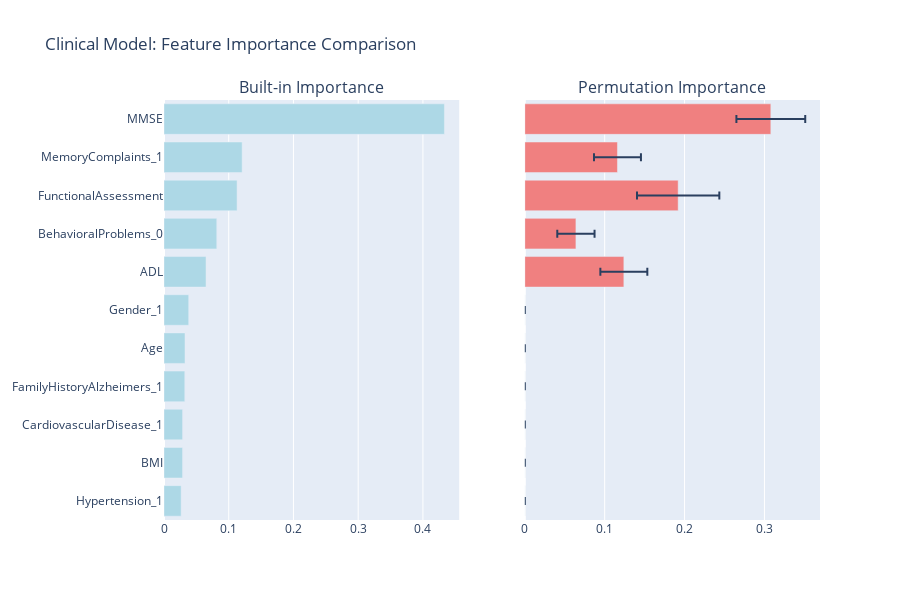

Notebook cell for this chart:
### Markdown cell above
## 7. Visualize Feature Contributions

Let's create comprehensive visualizations including waterfall plots, summary plots, and partial dependence plots to show how features influence predictions.

### Code cell
# Comprehensive Feature Contribution Visualizations
print("Creating comprehensive feature contribution visualizations...")

# 1. Interactive Feature Importance Comparison using Plotly
print("\n1. Interactive Feature Importance Dashboard")

if hasattr(clinical_xgb, 'feature_importances_'):
    # Prepare data for interactive visualization
    top_n = 15
    top_builtin = clinical_importance_df.head(top_n)
    top_perm = clinical_perm_df.head(top_n)
    
    # Create interactive comparison plot
    fig = make_subplots(
        rows=1, cols=2,
        subplot_titles=('Built-in Importance', 'Permutation Importance'),
        shared_yaxes=True
    )
    
    # Built-in importance
    fig.add_trace(
        go.Bar(x=top_builtin['importance'], y=top_builtin['feature'],
               orientation='h', name='Built-in', marker_color='lightblue'),
        row=1, col=1
    )
    
    # Permutation importance
    fig.add_trace(
        go.Bar(x=top_perm['importance_mean'], y=top_perm['feature'],
               orientation='h', name='Permutation', marker_color='lightcoral',
               error_x=dict(type='data', array=top_perm['importance_std'])),
        row=1, col=2
    )
    
    fig.update_layout(
        title='Clinical Model: Feature Importance Comparison',
        height=600,
        showlegend=False
    )
    fig.update_yaxes(autorange="reversed")
    fig.show()

# 2. Partial Dependence Plots for Top Features
print("\n2. Partial Dependence Plots")

# Get top 4 most important features
if hasattr(clinical_xgb, 'feature_importances_'):
    top_4_features = clinical_importance_df.head(4)['feature'].tolist()
    
    # Get feature indices
    feature_indices = [clinical_features.index(f) for f in top_4_features if f in clinical_features]
    
    if feature_indices:
        try:
            # Create partial dependence plots
            fig, axes = plt.subplots(2, 2, figsize=(15, 12))
            axes = axes.ravel()
            
            for i, feature_idx in enumerate(feature_indices[:4]):
                PartialDependenceDisplay.from_estimator(
                    clinical_model, X_clinical_sample, [feature_idx],
                    feature_names=clinical_features,
                    ax=axes[i]
                )
                axes[i].set_title(f'Partial Dependence: {clinical_features[feature_idx]}')
            
            plt.tight_layout()
            plt.suptitle('Partial Dependence Plots - Top Clinical Features', y=1.02)
            plt.show()
        except Exception as e:
            print(f"Could not create partial dependence plots: {e}")

# 3. SHAP Force Plot for Multiple Samples
print("\n3. SHAP Force Plots for Multiple Samples")

if isinstance(clinical_shap_values, list):
    # For multiclass, show force plots for different classes
    for class_idx in range(min(2, len(clinical_shap_values))):  # Show first 2 classes
        print(f"\nForce plot for Class {class_idx}:")
        
        # Create force plot for first few samples
        try:
            shap.force_plot(
                clinical_explainer.expected_value[class_idx],
                clinical_shap_values[class_idx][:5],  # First 5 samples
                X_sample_clinical.iloc[:5],
                feature_names=clinical_features,
                show=False,
                matplotlib=True
            )
            plt.title(f'SHAP Force Plot - Class {class_idx} (First 5 Samples)')
            plt.tight_layout()
            plt.show()
        except Exception as e:
            print(f"Could not create force plot for class {class_idx}: {e}")

# 4. Feature Correlation Heatmap with Importance
print("\n4. Feature Correlation Analysis")

# Calculate correlation matrix for top features
top_features_for_corr = clinical_importance_df.head(10)['feature'].tolist()
available_features = [f for f in top_features_for_corr if f in X_clinical.columns]

if available_features:
    corr_matrix = X_clinical[available_features].corr()
    
    # Create annotation matrix with importance scores
    importance_dict = dict(zip(clinical_importance_df['feature'], clinical_importance_df['importance']))
    
    plt.figure(figsize=(12, 10))
    mask = np.triu(np.ones_like(corr_matrix, dtype=bool))
    
    # Custom colormap
    cmap = sns.diverging_palette(230, 20, as_cmap=True)
    
    # Create heatmap
    sns.heatmap(corr_matrix, mask=mask, cmap=cmap, center=0,
                square=True, linewidths=0.5, cbar_kws={"shrink": 0.8},
                annot=True, fmt='.2f')
    
    plt.title('Feature Correlation Matrix - Top Important Clinical Features')
    plt.tight_layout()
    plt.show()

# 5. Model Confidence vs Feature Contribution Analysis
print("\n5. Model Confidence Analysis")

# Get predictions and probabilities for analysis
sample_predictions = clinical_model.predict(X_clinical_sample)
sample_probabilities = clinical_model.predict_proba(X_clinical_sample)
max_probabilities = np.max(sample_probabilities, axis=1)

# Create confidence distribution plot
plt.figure(figsize=(12, 5))

plt.subplot(1, 2, 1)
plt.hist(max_probabilities, bins=20, alpha=0.7, edgecolor='black')
plt.xlabel('Maximum Prediction Probability')
plt.ylabel('Frequency')
plt.title('Distribution of Model Confidence')
plt.axvline(x=0.7, color='red', linestyle='--', label='Confidence Threshold')
plt.legend()

plt.subplot(1, 2, 2)
# Scatter plot of confidence vs actual labels
confidence_by_class = []
for class_val in sorted(y_clinical_sample.unique()):
    class_mask = y_clinical_sample == class_val
    class_confidences = max_probabilities[class_mask]
    confidence_by_class.append(class_confidences)

plt.boxplot(confidence_by_class, labels=[f'Class {i}' for i in sorted(y_clinical_sample.unique())])
plt.xlabel('True Severity Class')
plt.ylabel('Model Confidence')
plt.title('Model Confidence by True Class')

plt.tight_layout()
plt.show()

print("\n✓ Comprehensive visualizations completed")

### Figure 1 — Plotly figure (JSON) as saved in the notebook; plotly's stock layout.template omitted (floating-point values rounded to 4 significant figures)
{"data": [{"marker": {"color": "lightblue"}, "name": "Built-in", "orientation": "h", "type": "bar", "x": [0.4333, 0.1207, 0.1129, 0.08153, 0.06495, 0.03818, 0.03245, 0.03211, 0.02871, 0.02867, 0.0265], "xaxis": "x", "y": ["MMSE", "MemoryComplaints_1", "FunctionalAssessment", "BehavioralProblems_0", "ADL", "Gender_1", "Age", "FamilyHistoryAlzheimers_1", "CardiovascularDisease_1", "BMI", "Hypertension_1"], "yaxis": "y"}, {"error_x": {"array": [0.04308, 0.05154, 0.02939, 0.02939, 0.02332, 0.0, 0.0, 0.0, 0.0, 0.0, 0.0], "type": "data"}, "marker": {"color": "lightcoral"}, "name": "Permutation", "orientation": "h", "type": "bar", "x": [0.308, 0.192, 0.124, 0.116, 0.064, 0.0, 0.0, 0.0, 0.0, 0.0, 0.0], "xaxis": "x2", "y": ["MMSE", "FunctionalAssessment", "ADL", "MemoryComplaints_1", "BehavioralProblems_0", "BMI", "Age", "CardiovascularDisease_1", "FamilyHistoryAlzheimers_1", "Gender_1", "Hypertension_1"], "yaxis": "y2"}], "layout": {"annotations": [{"font": {"size": 16}, "showarrow": false, "text": "Built-in Importance", "x": 0.225, "xanchor": "center", "xref": "paper", "y": 1, "yanchor": "bottom", "yref": "paper"}, {"font": {"size": 16}, "showarrow": false, "text": "Permutation Importance", "x": 0.775, "xanchor": "center", "xref": "paper", "y": 1, "yanchor": "bottom", "yref": "paper"}], "height": 600, "showlegend": false, "title": {"text": "Clinical Model: Feature Importance Comparison"}, "xaxis": {"anchor": "y", "domain": [0, 0.45]}, "xaxis2": {"anchor": "y2", "domain": [0.55, 1]}, "yaxis": {"anchor": "x", "autorange": "reversed", "domain": [0, 1]}, "yaxis2": {"anchor": "x2", "autorange": "reversed", "domain": [0, 1], "matches": "y", "showticklabels": false}}}
